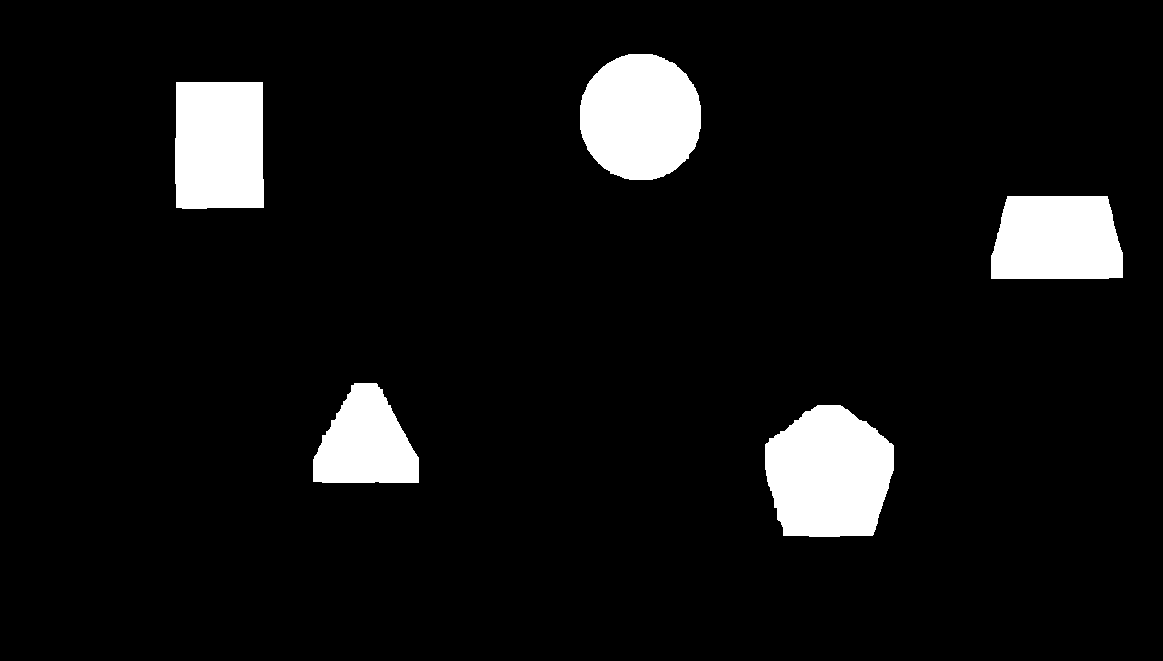
#> input picture resource/closed_dynamic_hard.png, 1163 x 661 px
$ python -i shape_detector.py   (imports and definitions only)
#> lines starting #> are read from the running program, lines starting #| are printed output that depends on the picture; after the words box and inside, x2 and y2 are one past the last pixel; in counts of white or black regions, pixels touching at a corner belong together
#> further down, picture is the input picture: shape (661, 1163, 3); 7.1% white; 5 white regions, box (x1, y1, x2, y2) and area: (765, 405, 894, 537) 13589, (580, 54, 701, 180) 12224, (175, 82, 264, 209) 11062, (991, 196, 1123, 279) 9957, (313, 383, 419, 483) 7460
import cv2 as cv
import numpy as np

# NOT A PART OF THE ROS APPLICATION, USED FOR SEPARATE TESTING #

class ShapeDetector:
    def __init__(self):
        pass


    def detect(self, image):
        gray = cv.cvtColor(image, cv.COLOR_BGR2GRAY)
        canny = cv.Canny(gray, 30, 80)
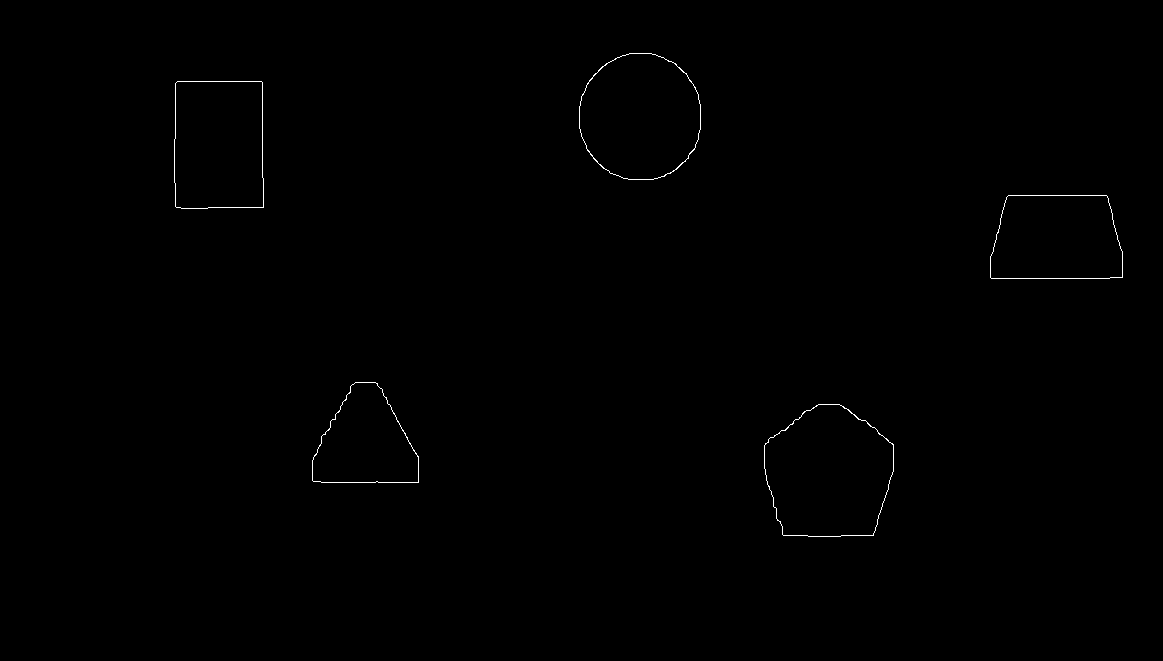
#> canny: shape (661, 1163); 0.26% white in thin lines or dots, all inside (x1, y1, x2, y2) = (174, 53, 1123, 537)
        cv.imshow("canny", canny)
        close_kernel = cv.getStructuringElement(cv.MORPH_RECT, (9, 9))


        # opened = cv.morphologyEx(reverse_canny, cv.MORPH_OPEN, open_kernel, iterations=5)
        closed = cv.morphologyEx(canny, cv.MORPH_CLOSE, close_kernel, iterations=3)
        # opened = cv.morphologyEx(~closed, cv.MORPH_OPEN, (20, 20), iterations=2)
        cv.imshow("closed", ~closed)
        # cv.imshow('opened', opened)
        contours, hierarchy = cv.findContours(~closed, cv.RETR_TREE, cv.CHAIN_APPROX_SIMPLE)
#> contours = 244 contours, 215 with area under 20; largest, box (x1, y1, x2, y2) and area: (0, 0, 1163, 661) 766920, (989, 251, 1111, 280) 335, (320, 454, 420, 484) 252, (1007, 194, 1108, 197) 198, (261, 81, 264, 179) 192
        # [5 lines of commented-out code are left out]

        cv.drawContours(image, contours, -1, (0, 0, 255), 2)
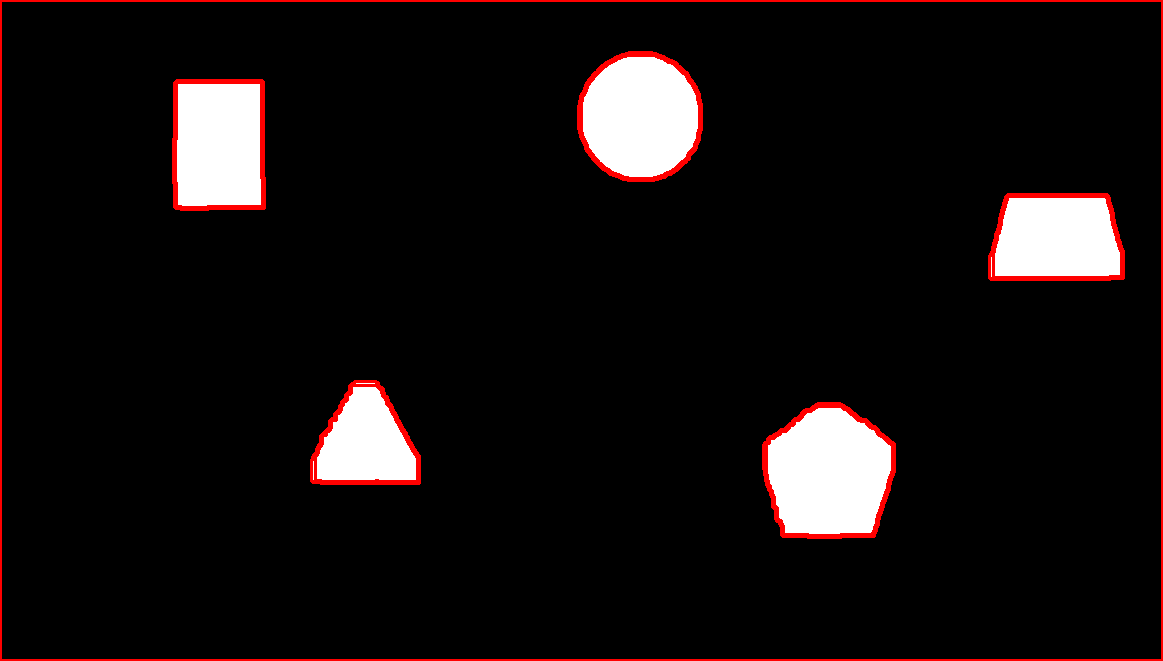
#> image: shape (661, 1163, 3); 2.33% of pixels changed, all inside (x1, y1, x2, y2) = (0, 0, 1163, 661)
        for i in contours:
            # print(i.shape)
            M = cv.moments(i)
            # print(M)
            if M['m00'] == 0:
                continue
            cx = int(M['m10'] / M['m00'])
            cy = int(M['m01'] / M['m00'])
            cv.circle(image, (cx, cy), radius=5, color=(0, 0, 255), thickness=-1)
            cv.putText(
                image,
                text=f"[{cx}, {cy}]",
                org=(cx - 20, cy + 20),
                fontFace = cv.FONT_HERSHEY_SIMPLEX,
                fontScale=0.5,
                color = (0, 0, 255),
                thickness = 2
            )
#> this loop made 244 passes
#> (cx, cy) on passes 2 to 4: (824, 536), (795, 535), (857, 534)
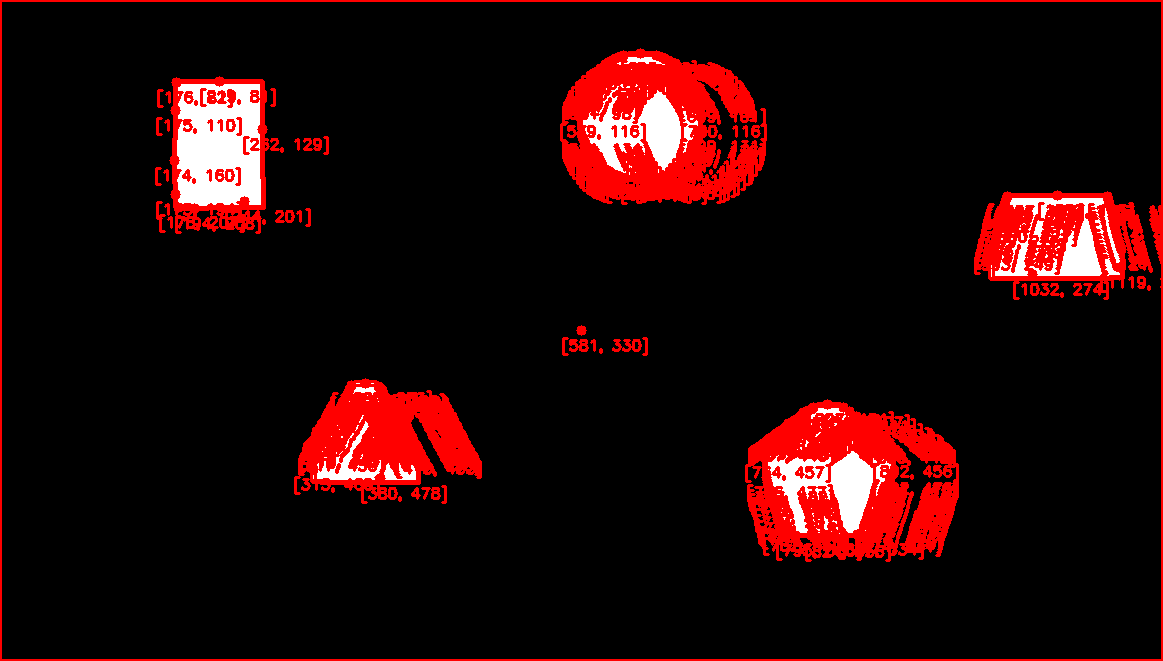
#> image: shape (661, 1163, 3); 8% of pixels changed, all inside (x1, y1, x2, y2) = (155, 48, 1161, 562)

        return image

    ############### NOT USED, GOT RID OF HSV BOUNDS ################
    # [45 lines left out: function detect_shapes_2d, not called in this run]


        # cv.imshow('static', image)
        # gray = cv.cvtColor(image, cv.COLOR_BGR2GRAY)
        # # _, thresh_img = cv.threshold(gray, 150, 255, cv.THRESH_BINARY)
        # # cv.imshow("threshold", thresh_img)


        # # cv.imshow("gray", gray)
        # # cv.imshow('hsv', hsv)

        # # _, thresh_img = cv.threshold
        # # cv.imshow("gray", gray)

        # blurred_img = cv.medianBlur(gray, 5)
        # # blurred_img = cv.GaussianBlur(gray, (5, 5), 1.4)

        # edges = cv.Canny(blurred_img, 70, 126)
        # cv.imshow("blurred", blurred_img)

        # kernel = np.ones((3, 3), np.uint8)
        # img = cv.GaussianBlur(edges, (5, 5), 1.4)
        # # eroded = cv.erode(edges, kernel, iterations=1)
        # # opening = cv.morphologyEx(edges, cv.MORPH_CLOSE, kernel)
        # cv.imshow("eroded", img)


        # cv.imshow("static", edges)


>>> import cv2
>>> picture = cv2.imread('../resource/closed_dynamic_hard.png')
>>> result = ShapeDetector().detect(picture)

$ run again, on resource/test.png
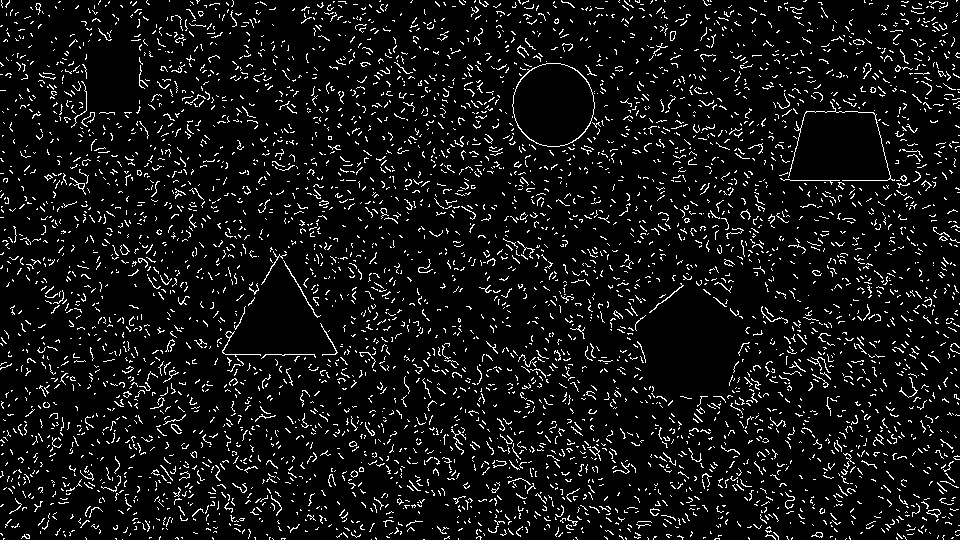
#> input picture resource/test.png, 960 x 540 px
#> picture is the input picture: shape (540, 960, 3); 7.4% white in thin lines or dots
#> gray: shape (540, 960); 7.4% white in thin lines or dots
#> canny: shape (540, 960); 10% white in thin lines or dots
#> in detect, `closed = cv.morphologyEx(canny, cv.MORPH_CLOSE, close_kernel, iteratio..`:
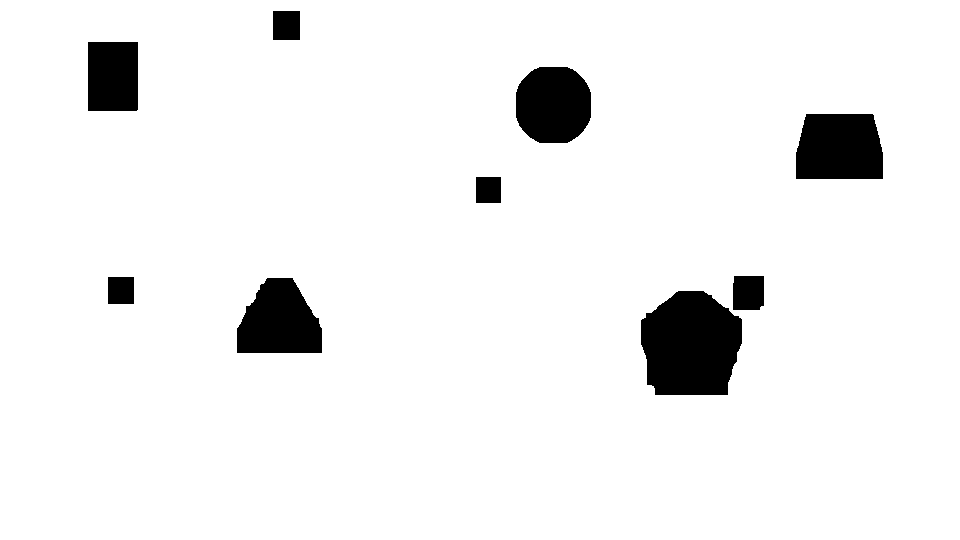
#> closed: shape (540, 960); 94.2% white; 9 black regions, largest, box (x1, y1, x2, y2) and area: (641, 291, 742, 395) 8609, (796, 114, 883, 179) 5255, (237, 278, 322, 353) 4898
#> contours = 9 contours; largest, box (x1, y1, x2, y2) and area: (641, 291, 742, 395) 8440, (796, 114, 883, 179) 5114, (237, 278, 322, 353) 4764, (516, 67, 591, 143) 4719, (88, 42, 138, 111) 3332
#> the loop in detect, `for i in contours:` made 9 passes
#> (cx, cy) on passes 1, 2, 4, 6, 7, 8: (690, 344), (278, 321), (747, 292), (839, 147), (552, 104), (112, 75)
#> after the loop in detect, `for i in contours:`:
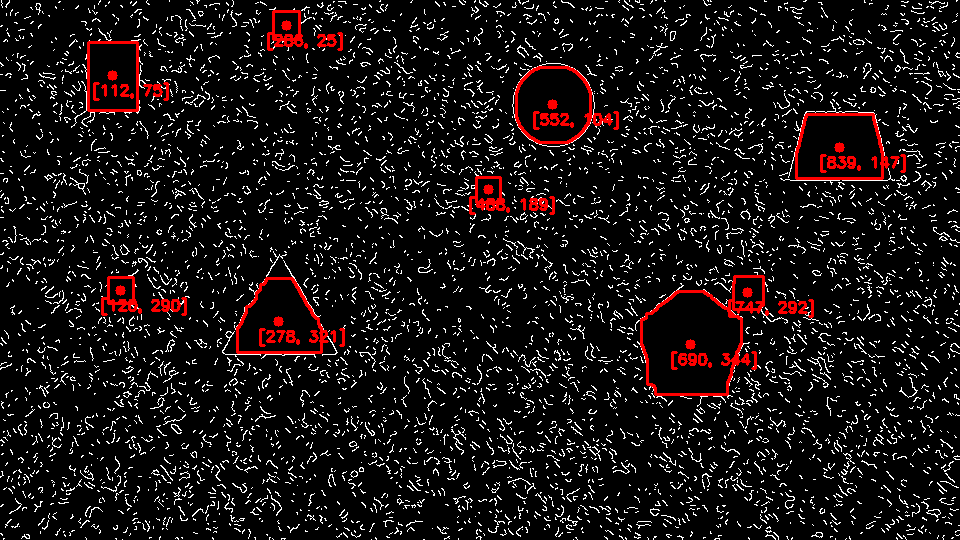
#> image: shape (540, 960, 3); mean B, G, R 18.7, 18.7, 24.3
